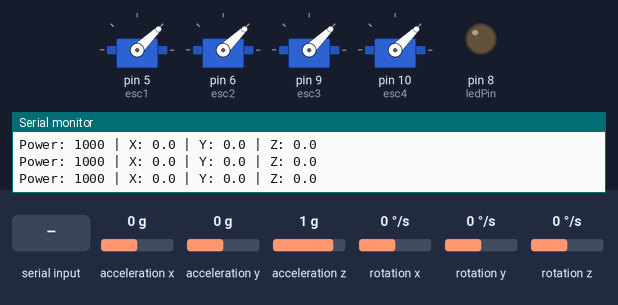
Recording of a sketch running on a simulated Arduino Uno, built with avr-gcc and run on an emulated ATmega328P. Shown: 4 × servo, output pins drawn as LEDs (lit = HIGH), the last lines printed to the serial monitor. The test bench sets the inputs (shaded band); at power-on: acceleration y 0 g, acceleration x 0 g, acceleration z 1 g, rotation x 0 °/s, rotation y 0 °/s, rotation z 0 °/s.

Above: at 9.2 s.
9.3 s: acceleration y set to -1.4 g
At 10.5 s:
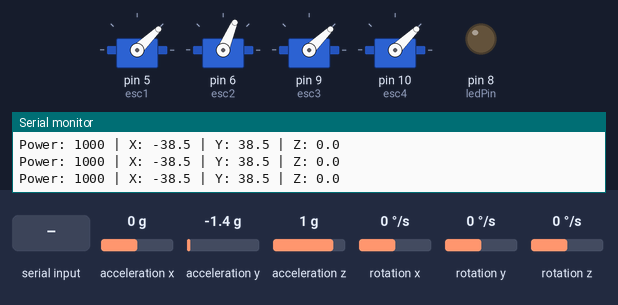
10.8 s: "U" received over the second serial link
At 11.19 s:
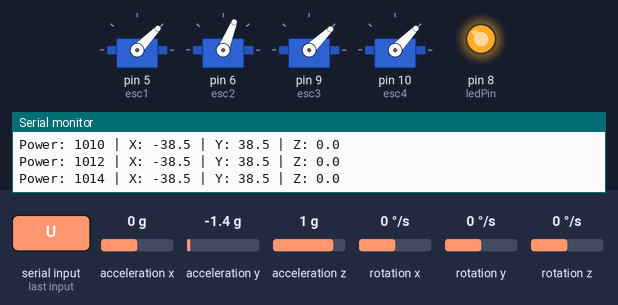
13.8 s: acceleration x set to -1.4 g
At 13.96 s:
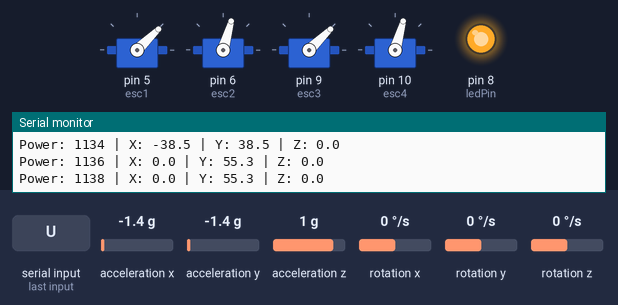
16.8 s: acceleration y set to -0.8 g
At 16.97 s:
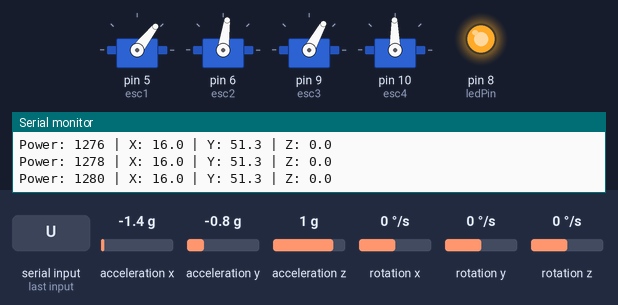
19.8 s: acceleration z set to -1.4 g
22.8 s: acceleration x set to 0 g
Timing chart, 0 to 29.4 s (numbered marks = the images above; inputs shaded):
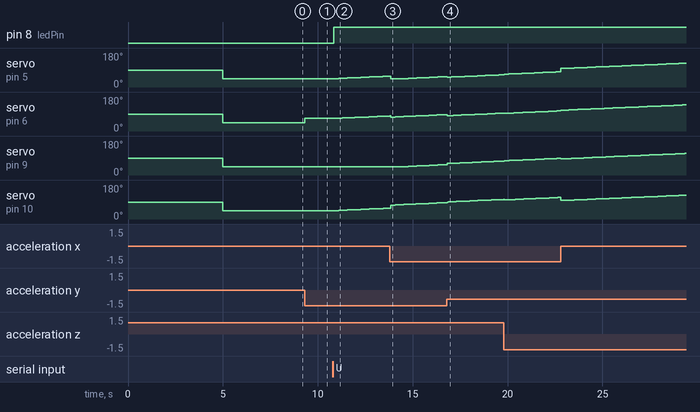

Measured:
- after the input at 9.3 s, servo on pin 6 (esc2): 44° → 67° at once
- after the input at 10.8 s, pin 8 (ledPin): LOW → HIGH at once; servo on pin 5 (esc1), servo on pin 10 (esc4): moves from 44° to 57° over 2.8 s, starting after 0.09 s; servo on pin 6 (esc2): moves from 67° to 80° over 2.8 s, starting after 0.22 s

The sketch:

sketch_may21a.ino
```cpp
#include <Servo.h>
#include <SoftwareSerial.h>
#include <Wire.h>
#include <MPU6050_light.h>

#define DEG_TO_RAD 0.01745329251

SoftwareSerial BTSerial(0, 1); // RX, TX — unikamy 0 i 1 (USB)

Servo esc1, esc2, esc3, esc4;
MPU6050 mpu(Wire);

// Funkcja ustawiania PWM dla wszystkich ESC
void setAllMotors(int pwmMicroseconds);

char command;
const int minPower = 1000;
const int maxPower = 2000;
int currentPower = minPower;
bool upPressed = false;

const int ledPin = 8;

float angleX = 0;
float angleY = 0;
float angleZ = 0;
float kP = 3.0; // Wzmocnienie korekcji

// Obrót danych IMU o -45° względem drona
void transformAxes(float x, float y, float &xOut, float &yOut) {
  float angleRad = -45.0 * DEG_TO_RAD;
  float cosA = cos(angleRad);
  float sinA = sin(angleRad);

  xOut = x * cosA - y * sinA;
  yOut = x * sinA + y * cosA;
}

void setup() {
  Serial.begin(9600);
  BTSerial.begin(9600);

  esc1.attach(5);
  esc2.attach(6);
  esc3.attach(9);
  esc4.attach(10);
  pinMode(ledPin, OUTPUT);

  Wire.begin();
  mpu.begin();
  mpu.calcGyroOffsets();

  Serial.println("Kalibracja poziomu...");
  delay(2000);

  setAllMotors(minPower); // Rozruch ESC
  delay(3000); // Czas na uzbrojenie ESC
}

void loop() {
  // Bluetooth input
  if (BTSerial.available()) {
    command = BTSerial.read();
    if (command == 'U') upPressed = true;
    else if (command == 'u') upPressed = false;
  }

  // Sterowanie mocą
  if (upPressed && currentPower < maxPower) {
    currentPower += 2;
    if (currentPower > maxPower) currentPower = maxPower;
  } else if (!upPressed && currentPower > minPower) {
    currentPower -= 1;
    if (currentPower < minPower) currentPower = minPower;
  }

  // Odczyt IMU
  mpu.update();

  float rawX = mpu.getAngleX();
  float rawY = mpu.getAngleY();
  angleZ = mpu.getAngleZ();

  // Transformacja osi X i Y
  transformAxes(rawX, rawY, angleX, angleY);

  // Korekcja tylko dla osi X i Y (pitch i roll)
  int correctionX = kP * angleX;
  int correctionY = kP * angleY;

  // Wyznaczenie mocy dla każdego silnika
  int esc1Power = constrain(currentPower - correctionX - correctionY, minPower, maxPower); // Front-Left
  int esc2Power = constrain(currentPower - correctionX + correctionY, minPower, maxPower); // Front-Right
  int esc3Power = constrain(currentPower + correctionX - correctionY, minPower, maxPower); // Back-Left
  int esc4Power = constrain(currentPower + correctionX + correctionY, minPower, maxPower); // Back-Right

  // Ustawienie silników
  esc1.writeMicroseconds(esc1Power);
  esc2.writeMicroseconds(esc2Power);
  esc3.writeMicroseconds(esc3Power);
  esc4.writeMicroseconds(esc4Power);

  // LED status
  digitalWrite(ledPin, currentPower > minPower ? HIGH : LOW);

  // Debug: X, Y, Z po transformacji
  Serial.print("Power: "); Serial.print(currentPower);
  Serial.print(" | X: "); Serial.print(angleX, 1);
  Serial.print(" | Y: "); Serial.print(angleY, 1);
  Serial.print(" | Z: "); Serial.println(angleZ, 1);

  delay(10);
}

void setAllMotors(int pwmMicroseconds) {
  esc1.writeMicroseconds(pwmMicroseconds);
  esc2.writeMicroseconds(pwmMicroseconds);
  esc3.writeMicroseconds(pwmMicroseconds);
  esc4.writeMicroseconds(pwmMicroseconds);
}
```
